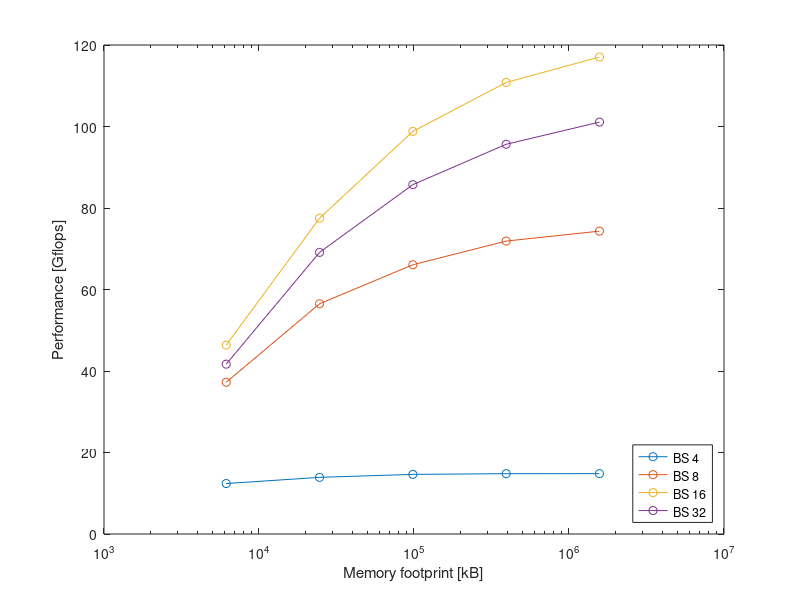

The MATLAB source for this figure:
clear; close all;
data = importdata('gpu5-bs4.txt');

A = [zeros(size(data.rowheaders)) data.data];
B = unique(data.textdata);

for i = 1:length(data.textdata)
    A(i,1) = find(strcmp(B,data.textdata{i}));
end

I = false(length(A),length(B));
for i = 1:length(B)
    I(:,i) = A(:,1) == i;
end

data = importdata('gpu5-bs8.txt');

C = [zeros(size(data.rowheaders)) data.data];
D = unique(data.textdata);

for i = 1:length(data.textdata)
    C(i,1) = find(strcmp(D,data.textdata{i}));
end

I = false(length(C),length(D));
for i = 1:length(D)
    I(:,i) = C(:,1) == i;
end

data = importdata('gpu5.txt');

E = [zeros(size(data.rowheaders)) data.data];
F = unique(data.textdata);

for i = 1:length(data.textdata)
    E(i,1) = find(strcmp(F,data.textdata{i}));
end

I = false(length(E),length(F));
for i = 1:length(F)
    I(:,i) = C(:,1) == i;
end

data = importdata('gpu5-bs32.txt');

G = [zeros(size(data.rowheaders)) data.data];
H = unique(data.textdata);

for i = 1:length(data.textdata)
    G(i,1) = find(strcmp(H,data.textdata{i}));
end

I = false(length(G),length(H));
for i = 1:length(H)
    I(:,i) = C(:,1) == i;
end
A(1:5,3) = A(1:5,3)/1000;
C(1:5,3) = C(1:5,3)/1000;
E(1:5,3) = E(1:5,3)/1000;
G(1:5,3) = G(1:5,3)/1000;
semilogx(A(1:5,2), A(1:5,3),'-o');
hold on
semilogx(C(1:5,2),C(1:5,3),'-o');
semilogx(E(1:5,2),E(1:5,3),'-o');
semilogx(G(1:5,2),G(1:5,3),'-o');

xlabel('Memory footprint [kB]'); ylabel('Performance [Gflops]');
legend('BS 4','BS 8','BS 16','BS 32','Location','southeast');
print('gpu5_blsizes','-dpng')